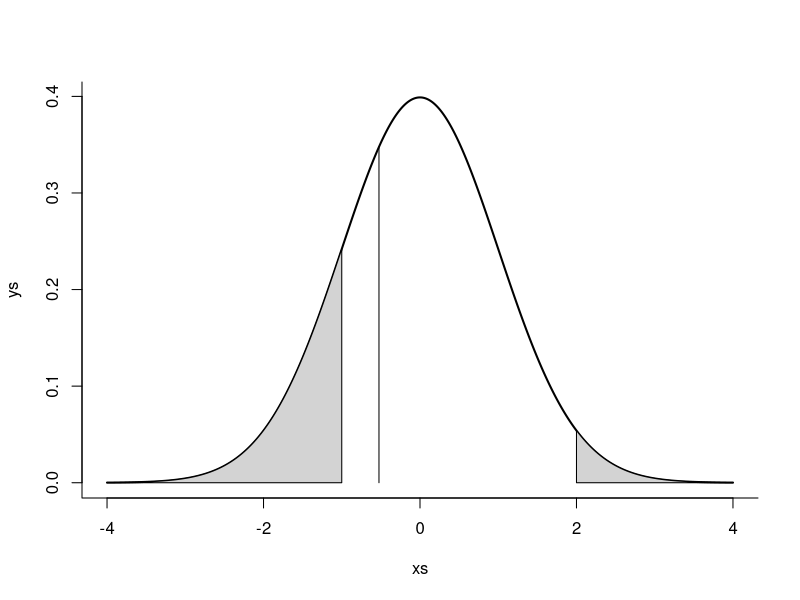
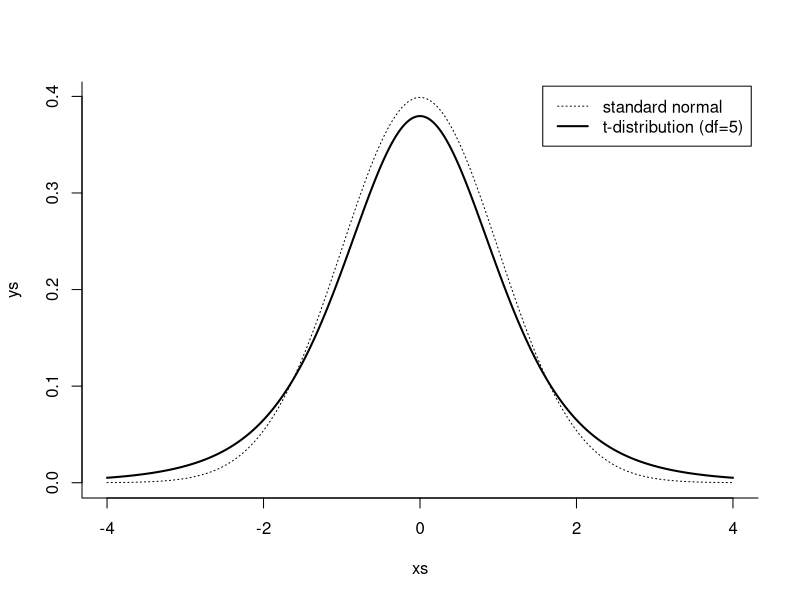
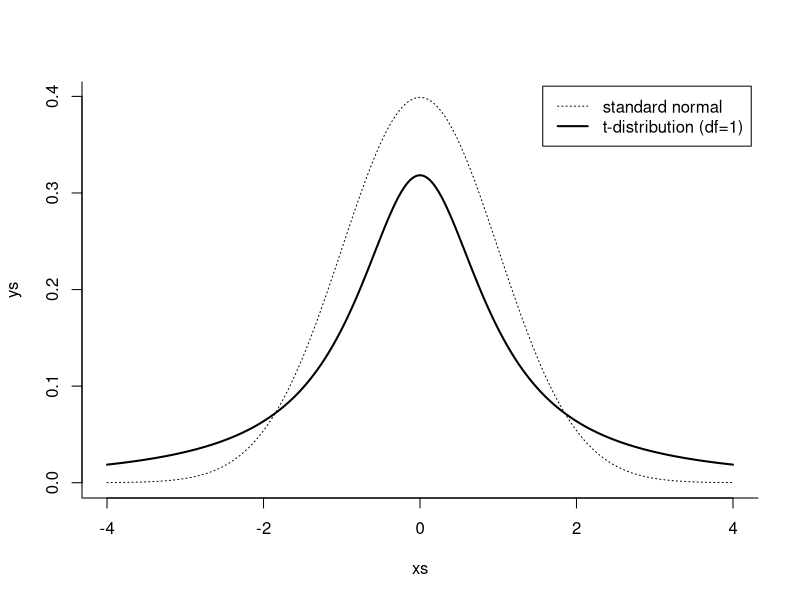
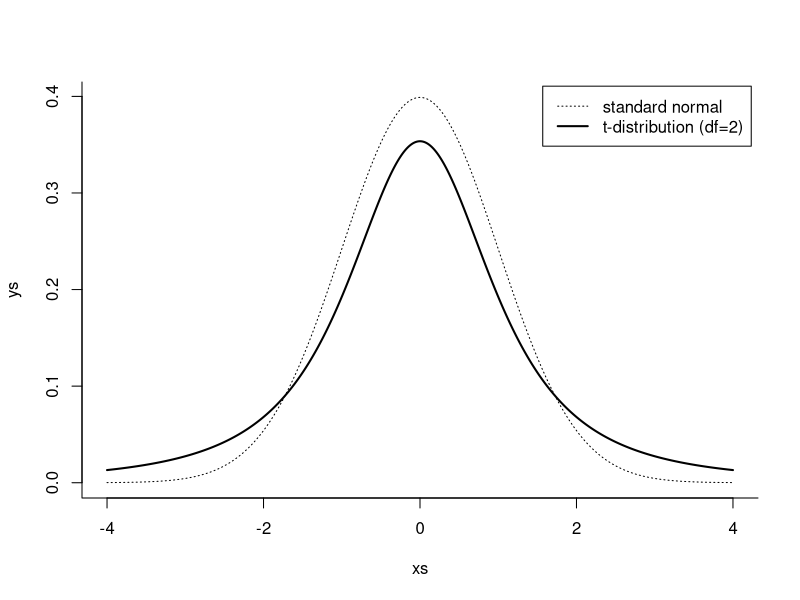
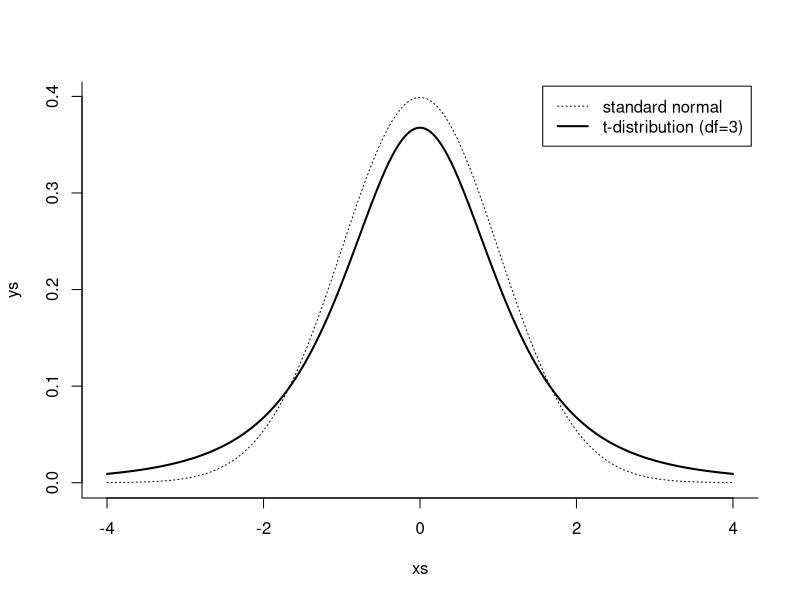
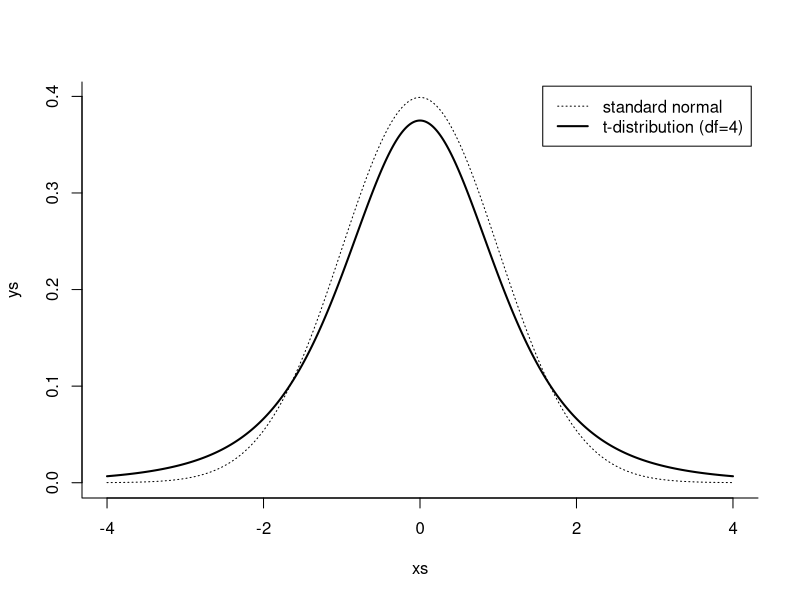
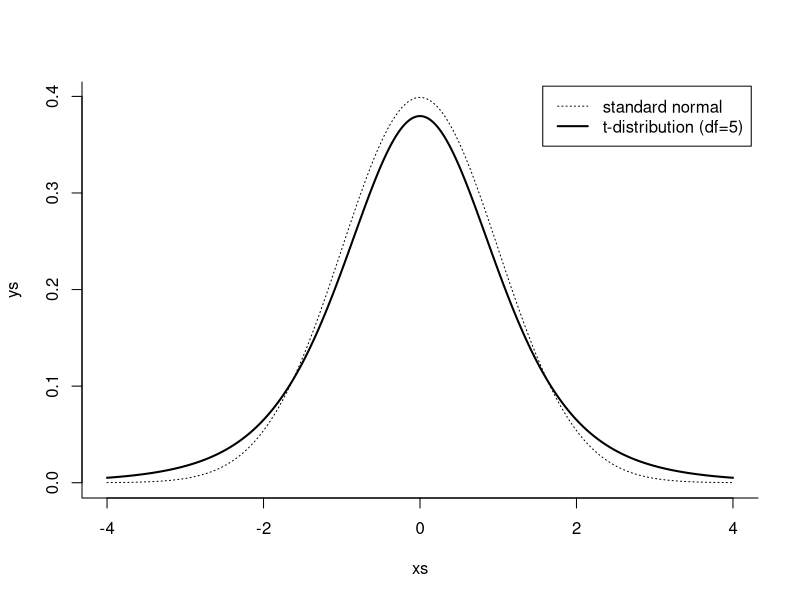
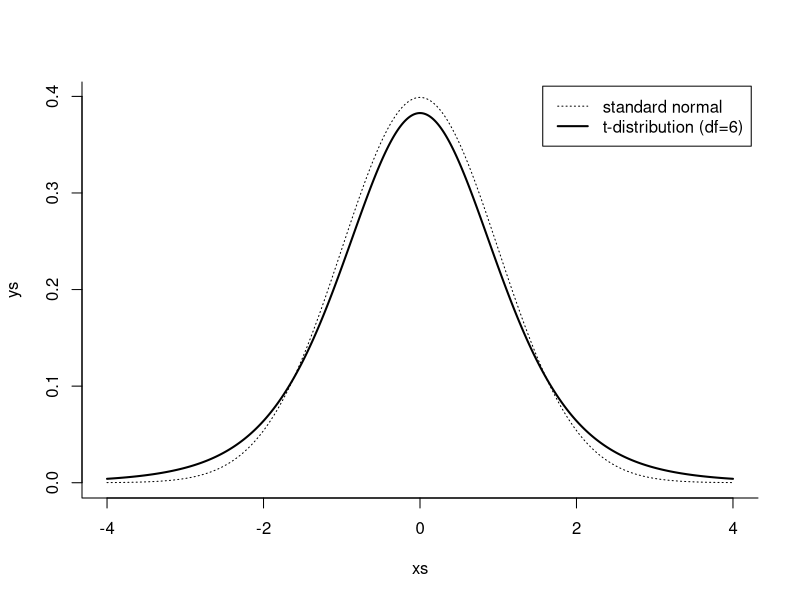

Recreate these plots in R, in order.
############################################################################

# Open Online R Stream (https://www.wvbauer.com/doku.php/live_streams)
#
# By:   Wolfgang Viechtbauer (https://www.wvbauer.com)
# Date: 2023-08-31
#
# Topic(s):
# - An Introduction to R
#   https://cran.r-project.org/doc/manuals/r-release/R-intro.html
# - Section(s): 8.1 - 8.2
#
# last updated: 2024-02-23

############################################################################

### 8: Probability distributions

############################################################################

## 8.1: R as a set of statistical tables

# normal distribution

# calculate the density of the standard normal distribution for a sequence of
# values between -4 and 4 and then plot the distribution (note: mean=0 and
# sd=1 are the defaults, so we could leave those out)
xs <- seq(-4, 4, length=10000)
ys <- dnorm(xs, mean=0, sd=1)
plot(xs, ys, type="l", lwd=2, bty="l")

# proportion of the distribution that falls below -1
pnorm(-1)

# so there is a roughly 16% probability of seeing a value between -infinity
# and -1 when drawing a random value from a standard normal distribution

# shade in the corresponding area in the plot
xs <- seq(-4, -1, length=10000)
ys <- dnorm(xs, mean=0, sd=1)
polygon(c(xs,rev(xs)), c(ys,rep(0,10000)), col="lightgray")

# proportion of the distribution that falls above 2
pnorm(2, lower.tail=FALSE)

# shade in the corresponding area in the plot
xs <- seq(2, 4, length=10000)
ys <- dnorm(xs, mean=0, sd=1)
polygon(c(xs,rev(xs)), c(ys,rep(0,10000)), col="lightgray")

# the value below which 30% of the distribution falls
qnorm(.30)

# draw in the line that corresponds to this value
segments(qnorm(.30), 0, qnorm(.30), dnorm(qnorm(.30)))

# simulate 10 values from a standard normal distribution
rnorm(10)

# t-distribution

# first draw a standard normal distribution again
xs <- seq(-4, 4, length=10000)
ys <- dnorm(xs, mean=0, sd=1)
plot(xs, ys, type="l", bty="l", lty="dotted")

# calculate the density of a t-distribution with df=5 and add this to the plot
xs <- seq(-4, 4, length=10000)
ys <- dt(xs, df=5)
lines(xs, ys, type="l", lwd=2)

# add a legend
legend("topright", inset=.01, lty=c("dotted","solid"), lwd=c(1,2),
       legend=c("standard normal", "t-distribution (df=5)"))

# a simple animation showing how a t-distributions looks more and more like a
# standard normal when the degrees of freedom get large
for (i in 1:50) {
   xs <- seq(-4, 4, length=10000)
   ys <- dnorm(xs, mean=0, sd=1)
   plot(xs, ys, type="l", bty="l", lty="dotted")
   xs <- seq(-4, 4, length=10000)
   ys <- dt(xs, df=i)
   lines(xs, ys, type="l", lwd=2)
   legend("topright", inset=.01, lty=c("dotted","solid"), lwd=c(1,2),
          legend=c("standard normal", paste0("t-distribution (df=",i,")")))
   Sys.sleep(0.2)
}

# say you do an independent samples t-test (with df=20) and obtain a
# t-statistic of 2.23, then we can use pt() to compute the two-sided p-value
# as follows (the abs() isn't needed here since the value is already positive,
# but this works in general, also when the t-statistic is negative)
2 * pt(abs(2.23), df=20, lower.tail=FALSE)

# draw the corresponding t-distribution and shade in the tail areas
xs <- seq(-4, 4, length=10000)
ys <- dt(xs, df=20)
plot(xs, ys, type="l", lwd=2, bty="l")
xs <- seq(2.23, 4, length=10000)
ys <- dt(xs, df=20)
polygon(c(xs,rev(xs)), c(ys,rep(0,10000)), col="lightgray")
xs <- seq(-4, -2.23, length=10000)
ys <- dt(xs, df=20)
polygon(c(xs,rev(xs)), c(ys,rep(0,10000)), col="lightgray")

# chi-squared distribution

# calculate and draw the density of a chi-squared distribution with df=2
xs <- seq(0, 10, length=10000)
ys <- dchisq(xs, df=2)
plot(xs, ys, type="l", lwd=2, bty="l")

# add lines for df=4 and df=6
ys <- dchisq(xs, df=4)
lines(xs, ys, type="l", lwd=2, lty="dashed")
ys <- dchisq(xs, df=6)
lines(xs, ys, type="l", lwd=2, lty="dotted")

# add legend
legend("topright", inset=.01, lty=c("solid","dashed","dotted"), lwd=2,
       legend=c("chi-squared (df=2)", "chi-squared (df=4)", "chi-squared (df=6)"))

# what area of a chi-square distribution with df=1 falls above 3.84
pchisq(3.84, df=1, lower.tail=FALSE)

# binomial distribution

# compute the probability of seeing 0, 1, ..., 10 tails when flipping a coin
# 10 times where the probability of a tail is 0.6 (the coin is NOT fair)
xs <- 0:10
ys <- dbinom(xs, size=10, prob=0.6)
ys

# for example, there is a ~25% chance that you will see 6 tails (and 4 heads)

# plot the distribution
plot(xs, ys, type="h", lwd=3)

# the probability of seeing 6 or fewer tails
pbinom(6, size=10, prob=0.6)

############################################################################

## 8.2: Examining the distribution of a set of data

# note: we are not using attach() for reasons discussed in the session on
# 2023-06-15 (briefly: using attach() can at times be confusing)

# copy the faithful dataset to dat
dat <- faithful

# read the help file for the dataset
help(faithful)

# examine the first 6 rows of the dataset
head(dat)

# compute some summary statistics for the eruptions variable
summary(dat$eruptions)
fivenum(dat$eruptions)

# look at the raw data for the eruptions variable rounded to two decimal places
round(dat$eruptions, digits=2)

# create a stem-and-leaf plot for the eruptions variable
stem(dat$eruptions, scale=2)

# how to read the output: there is one 1.60 in the dataset, one 1.67, one
# 1.70, one 1.73, six 1.75s, two 1.78s, and so on; so the step-and-leaf plot
# gives us the entire dataset (rounded to two decimal places) and it also
# shows us something about the distribution of the variable (i.e., there are
# actually two peaks, one where the eruption length is around 1.8 minutes, and
# another peak where the eruption time is around 4.5 minutes)

# if we don't adjust the scale argument and leave it at the default, then for
# this dataset, stem() groups the 1.6s and 1.7s together, the 1.8s and 1.9s,
# and so on
stem(dat$eruptions)

# draw a histogram for this variable
hist(dat$eruptions)

# increase the number of bins
hist(dat$eruptions, breaks=30)

# we can also specify the exact position of the break points
hist(dat$eruptions, breaks=seq(1,6,by=0.125))

# adjust the x-axis label and remove the (superfluous) title
hist(dat$eruptions, breaks=seq(1,6,by=0.125),
     xlab="Eruption Time (in minutes)", main="")

# change the y-axis from frequencies to densities
hist(dat$eruptions, breaks=seq(1,6,by=0.125), freq=FALSE,
     xlab="Eruption Time (in minutes)", main="")

# use density() to obtain a 'kernel density estimate' of the distribution of
# the eruptions variable (using the SJ rule for selecting the bandwidth)
lines(density(dat$eruptions, bw="SJ"), lwd=2)

# put tick marks below the histogram at the location of the eruption times
rug(dat$eruptions)

# keep only those rows of the dataset where eruptions > 3
dat <- dat[dat$eruptions > 3,]

# create a histogram of these data and superimpose a kernel density estimate
hist(dat$eruptions, breaks=seq(3,5.5,by=0.1), freq=FALSE,
     xlab="Eruption Time (in minutes)", main="")
lines(density(dat$eruptions, bw="SJ"), lwd=2)

# superimpose the density of a normal distribution (with the mean and standard
# deviation of the actual data)
xs <- seq(3.0, 5.5, by=0.01)
ys <- dnorm(xs, mean=mean(dat$eruptions), sd=sd(dat$eruptions))
lines(xs, ys, lty="dotted", lwd=2)

# plot the empirical cumulative distribution function (ecdf)
plot(ecdf(dat$eruptions), do.points=TRUE, verticals=TRUE, lwd=2,
     xlab="Eruption Time (in minutes)", main="", col.01line=NA, bty="l")

# superimpose the cumulative distribution function from a normal distribution
# (with the mean and standard deviation of the actual data) on top of the ecdf
xs <- seq(3.0, 5.5, by=0.01)
lines(xs, pnorm(xs, mean=mean(dat$eruptions), sd=sd(dat$eruptions)), lty="dotted", lwd=2)

# draw a Q-Q normal plot for the eruptions variable
qqnorm(dat$eruptions, pch=21, bg="lightgray")
qqline(dat$eruptions, lwd=3)

# to read more about Q-Q plots
# https://en.wikipedia.org/wiki/Q%E2%80%93Q_plot

# show some Q-Q normal plots for various types of distributions
par(mfrow=c(2,2))

# normal distribution
x <- rnorm(1000, mean=100, sd=15)
qqnorm(x, pch=21, bg="lightgray")
qqline(x, lwd=3)

# t-distribution (with df=5)
x <- rt(1000, df=5)
qqnorm(x, pch=21, bg="lightgray")
qqline(x, lwd=3)

# chi-squared distribution (with df=10)
x <- rchisq(1000, df=10)
qqnorm(x, pch=21, bg="lightgray")
qqline(x, lwd=3)

# uniform distribution
x <- runif(1000)
qqnorm(x, pch=21, bg="lightgray")
qqline(x, lwd=3)

# carry out a Shapiro-Wilk test for the eruptions variable
# https://en.wikipedia.org/wiki/Shapiro%E2%80%93Wilk_test
shapiro.test(dat$eruptions)

# carry out a Kolmogorov-Smirnov test for the eruptions variable
# https://en.wikipedia.org/wiki/Kolmogorov%E2%80%93Smirnov_test
ks.test(dat$eruptions, pnorm, mean=mean(dat$eruptions), sd=sd(dat$eruptions))

# to read more about normality tests in general
# https://en.wikipedia.org/wiki/Normality_test

############################################################################
